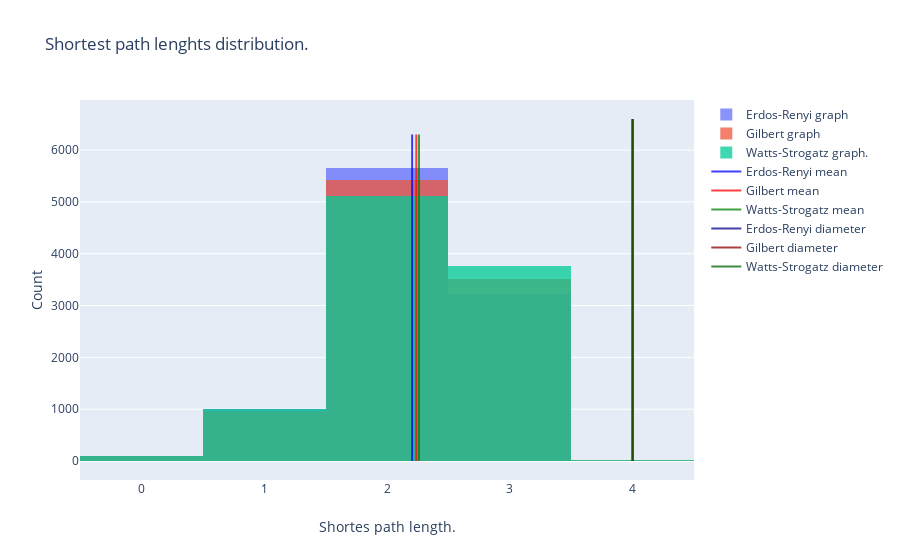

The cell this chart's notebook holds for it:
### Markdown cell above
## Shortest path distribution

### Code cell
def extract_shortest_paths_lengths(G: nx.Graph) -> list:
    path_lengths = [] 
    for l in nx.shortest_path_length(G):
        path_lengths.extend(l[1].values())
    return path_lengths

# Get list of shortest paths
ER_shortest = extract_shortest_paths_lengths(ER)
Gilb_shortest = extract_shortest_paths_lengths(Gilb)
WS_shortest = extract_shortest_paths_lengths(WS)
    
fig = go.Figure()
# Add histograms
fig.add_trace(
    go.Histogram(
        x=ER_shortest,
        name="Erdos-Renyi graph",
    )
)
fig.add_trace(
    go.Histogram(
        x=Gilb_shortest,
        name="Gilbert graph"
    )
)
fig.add_trace(
    go.Histogram(
        x=WS_shortest,
        name="Watts-Strogatz graph."
    )
)
# Add means 
ER_sp_mean = sum(ER_shortest)/len(ER_shortest)
Gilb_sp_mean = sum(Gilb_shortest)/len(Gilb_shortest)
WS_sp_mean = sum(WS_shortest)/len(WS_shortest)
fig.add_trace(
    go.Scatter(
        x=[
            ER_sp_mean,
            ER_sp_mean,
        ],
        hovertext="mean: {}".format(ER_sp_mean),        
        y = [0, 6300],
        mode="lines",
        line_color="Blue",
        name="Erdos-Renyi mean"
    )
)
fig.add_trace(
    go.Scatter(
        x=[
            Gilb_sp_mean,
            Gilb_sp_mean,
        ],
        hovertext="mean: {}".format(Gilb_sp_mean),
        y = [0, 6300],
        mode="lines",
        line_color="Red",
        name="Gilbert mean"
    )
)
fig.add_trace(
    go.Scatter(
        x=[
            WS_sp_mean,
            WS_sp_mean,
        ],
        hovertext="mean: {}".format(WS_sp_mean),
        y = [0, 6300],
        mode="lines",
        line_color="Green",
        name="Watts-Strogatz mean"
    )
)
# add diameters
fig.add_trace(
    go.Scatter(
        x=[
            max(ER_shortest),
            max(ER_shortest),
        ],
        hovertext="diameter: {}".format(WS_sp_mean),
        y = [0, 6600],
        mode="lines",
        line_color="DarkBlue",
        name="Erdos-Renyi diameter"
    )
)
fig.add_trace(
    go.Scatter(
        x=[
            max(Gilb_shortest),
            max(Gilb_shortest),
        ],
        hovertext="diameter: {}".format(WS_sp_mean),
        y = [0, 6600],
        mode="lines",
        line_color="DarkRed",
        name="Gilbert diameter"
    )
)
fig.add_trace(
    go.Scatter(
        x=[
            max(WS_shortest),
            max(WS_shortest),
        ],
        hovertext="diameter: {}".format(WS_sp_mean),
        y = [0, 6600],
        mode="lines",
        line_color="DarkGreen",
        name="Watts-Strogatz diameter"
    )
)
fig.update_layout(
    title_text="Shortest path lenghts distribution.",
    xaxis_title_text="Shortes path length.",
    yaxis_title_text="Count",
    barmode='overlay',
)

fig.update_traces(opacity=0.75)
fig.show()

### Figure 1 — Plotly figure (JSON) as saved in the notebook; plotly's stock layout.template omitted (floating-point values rounded to 4 significant figures; data arrays with more than 128 entries replaced by an {"elided": "..."} marker saying what was removed)
{"data": [{"name": "Erdos-Renyi graph", "opacity": 0.75, "type": "histogram", "x": {"elided": "10000 int values"}}, {"name": "Gilbert graph", "opacity": 0.75, "type": "histogram", "x": {"elided": "10000 int values"}}, {"name": "Watts-Strogatz graph.", "opacity": 0.75, "type": "histogram", "x": {"elided": "10000 int values"}}, {"hovertext": "mean: 2.2046", "line": {"color": "Blue"}, "mode": "lines", "name": "Erdos-Renyi mean", "opacity": 0.75, "type": "scatter", "x": [2.205, 2.205], "y": [0, 6300]}, {"hovertext": "mean: 2.2386", "line": {"color": "Red"}, "mode": "lines", "name": "Gilbert mean", "opacity": 0.75, "type": "scatter", "x": [2.239, 2.239], "y": [0, 6300]}, {"hovertext": "mean: 2.2606", "line": {"color": "Green"}, "mode": "lines", "name": "Watts-Strogatz mean", "opacity": 0.75, "type": "scatter", "x": [2.261, 2.261], "y": [0, 6300]}, {"hovertext": "diameter: 2.2606", "line": {"color": "DarkBlue"}, "mode": "lines", "name": "Erdos-Renyi diameter", "opacity": 0.75, "type": "scatter", "x": [4, 4], "y": [0, 6600]}, {"hovertext": "diameter: 2.2606", "line": {"color": "DarkRed"}, "mode": "lines", "name": "Gilbert diameter", "opacity": 0.75, "type": "scatter", "x": [4, 4], "y": [0, 6600]}, {"hovertext": "diameter: 2.2606", "line": {"color": "DarkGreen"}, "mode": "lines", "name": "Watts-Strogatz diameter", "opacity": 0.75, "type": "scatter", "x": [4, 4], "y": [0, 6600]}], "layout": {"autosize": true, "barmode": "overlay", "title": {"text": "Shortest path lenghts distribution."}, "xaxis": {"autorange": true, "range": [-0.5, 4.5], "title": {"text": "Shortes path length."}, "type": "linear"}, "yaxis": {"autorange": true, "range": [-366.7, 6967.0], "title": {"text": "Count"}, "type": "linear"}}}
